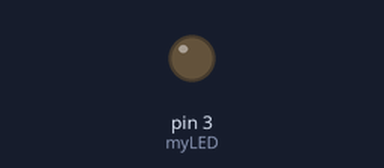
This sketch was run on a simulated Arduino Uno, built with avr-gcc and run on an emulated ATmega328P. Shown: output pins drawn as LEDs (lit = HIGH).

Above: at 0.05 s.
At 3.25 s:
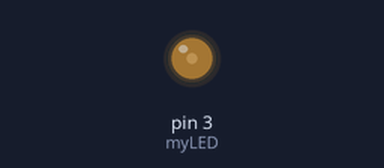
At 6.5 s:
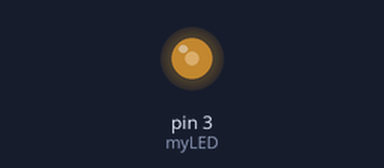
At 13.0 s:
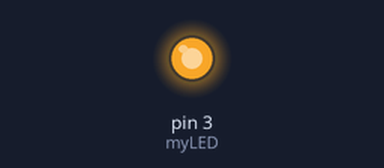
Timing chart, 0 to 16.9 s (numbered marks = the images above):
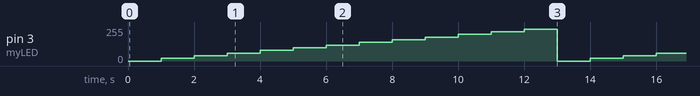

Measured:
- by itself, pin 3 (myLED): repeats every 13.0 s: 40/255 1.0 s, 60/255 1.0 s, 80/255 1.0 s, 100/255 1.0 s, 120/255 1.0 s, 140/255 1.0 s, 160/255 1.0 s, 180/255 1.0 s, 200/255 1.0 s, 220/255 1.0 s, 240/255 1.0 s, 0/255 1.0 s, 20/255 1.0 s

The sketch:

AnalogueLED.ino
```cpp
int myLED = 3;

void setup() {
  // initialize digital pin LED_BUILTIN as an output.
  pinMode(myLED, OUTPUT);
}

// the loop function runs over and over again forever
void loop() {
//  analogWrite(myLED, 10);
//  delay(1000);
//  analogWrite(myLED, 30);
//  delay(1000);
//  analogWrite(myLED, 70);
//  delay(1000);
//  analogWrite(myLED, 100);
//  delay(1000);

  //Doing it in loop
  int i = 0;
  for(int i = 0; i<=255;i+=20){
    analogWrite(myLED, i);
    delay(1000);
  }
};
```
